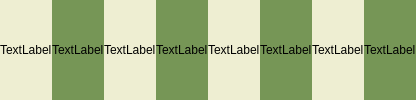
            <widget class="QWidget" name="widget_70" native="true">
             <layout class="QHBoxLayout" name="horizontalLayout_6">
              <property name="spacing">
               <number>0</number>
              </property>
              <property name="leftMargin">
               <number>0</number>
              </property>
              <property name="topMargin">
               <number>0</number>
              </property>
              <property name="rightMargin">
               <number>0</number>
              </property>
              <property name="bottomMargin">
               <number>0</number>
              </property>
              <item>
               <widget class="QWidget" name="row2col0" native="true">
                <property name="styleSheet">
                 <string notr="true">background-color: rgb(238, 238, 210);</string>
                </property>
                <layout class="QVBoxLayout" name="verticalLayout_27">
                 <property name="spacing">
                  <number>0</number>
                 </property>
                 <property name="leftMargin">
                  <number>0</number>
                 </property>
                 <property name="topMargin">
                  <number>0</number>
                 </property>
                 <property name="rightMargin">
                  <number>0</number>
                 </property>
                 <property name="bottomMargin">
                  <number>0</number>
                 </property>
                 <item>
                  <widget class="ClickableLabel" name="row2col0label">
                   <property name="text">
                    <string>TextLabel</string>
                   </property>
                  </widget>
                 </item>
                </layout>
               </widget>
              </item>
              <item>
               <widget class="QWidget" name="row2col1" native="true">
                <property name="styleSheet">
                 <string notr="true">background-color: rgb(118, 150, 86);</string>
                </property>
                <layout class="QVBoxLayout" name="verticalLayout_26">
                 <property name="spacing">
                  <number>0</number>
                 </property>
                 <property name="leftMargin">
                  <number>0</number>
                 </property>
                 <property name="topMargin">
                  <number>0</number>
                 </property>
                 <property name="rightMargin">
                  <number>0</number>
                 </property>
                 <property name="bottomMargin">
                  <number>0</number>
                 </property>
                 <item>
                  <widget class="ClickableLabel" name="row2col1label">
                   <property name="text">
                    <string>TextLabel</string>
                   </property>
                  </widget>
                 </item>
                </layout>
               </widget>
              </item>
              <item>
               <widget class="QWidget" name="row2col2" native="true">
                <property name="styleSheet">
                 <string notr="true">background-color: rgb(238, 238, 210);</string>
                </property>
                <layout class="QVBoxLayout" name="verticalLayout_25">
                 <property name="spacing">
                  <number>0</number>
                 </property>
                 <property name="leftMargin">
                  <number>0</number>
                 </property>
                 <property name="topMargin">
                  <number>0</number>
                 </property>
                 <property name="rightMargin">
                  <number>0</number>
                 </property>
                 <property name="bottomMargin">
                  <number>0</number>
                 </property>
                 <item>
                  <widget class="ClickableLabel" name="row2col2label">
                   <property name="text">
                    <string>TextLabel</string>
                   </property>
                  </widget>
                 </item>
                </layout>
               </widget>
              </item>
              <item>
               <widget class="QWidget" name="row2col3" native="true">
                <property name="styleSheet">
                 <string notr="true">background-color: rgb(118, 150, 86);</string>
                </property>
                <layout class="QVBoxLayout" name="verticalLayout_24">
                 <property name="spacing">
                  <number>0</number>
                 </property>
                 <property name="leftMargin">
                  <number>0</number>
                 </property>
                 <property name="topMargin">
                  <number>0</number>
                 </property>
                 <property name="rightMargin">
                  <number>0</number>
                 </property>
                 <property name="bottomMargin">
                  <number>0</number>
                 </property>
                 <item>
                  <widget class="ClickableLabel" name="row2col3label">
                   <property name="text">
                    <string>TextLabel</string>
                   </property>
                  </widget>
                 </item>
                </layout>
               </widget>
              </item>
              <item>
               <widget class="QWidget" name="row2col4" native="true">
                <property name="styleSheet">
                 <string notr="true">background-color: rgb(238, 238, 210);</string>
                </property>
                <layout class="QVBoxLayout" name="verticalLayout_23">
                 <property name="spacing">
                  <number>0</number>
                 </property>
                 <property name="leftMargin">
                  <number>0</number>
                 </property>
                 <property name="topMargin">
                  <number>0</number>
                 </property>
                 <property name="rightMargin">
                  <number>0</number>
                 </property>
                 <property name="bottomMargin">
                  <number>0</number>
                 </property>
                 <item>
                  <widget class="ClickableLabel" name="row2col4label">
                   <property name="text">
                    <string>TextLabel</string>
                   </property>
                  </widget>
                 </item>
                </layout>
               </widget>
              </item>
              <item>
               <widget class="QWidget" name="row2col5" native="true">
                <property name="styleSheet">
                 <string notr="true">background-color: rgb(118, 150, 86);</string>
                </property>
                <layout class="QVBoxLayout" name="verticalLayout_22">
                 <property name="spacing">
                  <number>0</number>
                 </property>
                 <property name="leftMargin">
                  <number>0</number>
                 </property>
                 <property name="topMargin">
                  <number>0</number>
                 </property>
                 <property name="rightMargin">
                  <number>0</number>
                 </property>
                 <property name="bottomMargin">
                  <number>0</number>
                 </property>
                 <item>
                  <widget class="ClickableLabel" name="row2col5label">
                   <property name="text">
                    <string>TextLabel</string>
                   </property>
                  </widget>
                 </item>
                </layout>
               </widget>
              </item>
              <item>
               <widget class="QWidget" name="row2col6" native="true">
                <property name="styleSheet">
                 <string notr="true">background-color: rgb(238, 238, 210);</string>
                </property>
                <layout class="QVBoxLayout" name="verticalLayout_21">
                 <property name="spacing">
                  <number>0</number>
                 </property>
                 <property name="leftMargin">
                  <number>0</number>
                 </property>
                 <property name="topMargin">
                  <number>0</number>
                 </property>
                 <property name="rightMargin">
                  <number>0</number>
                 </property>
                 <property name="bottomMargin">
                  <number>0</number>
                 </property>
                 <item>
                  <widget class="ClickableLabel" name="row2col6label">
                   <property name="text">
                    <string>TextLabel</string>
                   </property>
                  </widget>
                 </item>
                </layout>
               </widget>
              </item>
              <item>
               <widget class="QWidget" name="row2col7" native="true">
                <property name="styleSheet">
                 <string notr="true">background-color: rgb(118, 150, 86);</string>
                </property>
                <layout class="QVBoxLayout" name="verticalLayout_20">
                 <property name="spacing">
                  <number>0</number>
                 </property>
                 <property name="leftMargin">
                  <number>0</number>
                 </property>
                 <property name="topMargin">
                  <number>0</number>
                 </property>
                 <property name="rightMargin">
                  <number>0</number>
                 </property>
                 <property name="bottomMargin">
                  <number>0</number>
                 </property>
                 <item>
                  <widget class="ClickableLabel" name="row2col7label">
                   <property name="text">
                    <string>TextLabel</string>
                   </property>
                  </widget>
                 </item>
                </layout>
               </widget>
              </item>
             </layout>
            </widget>
